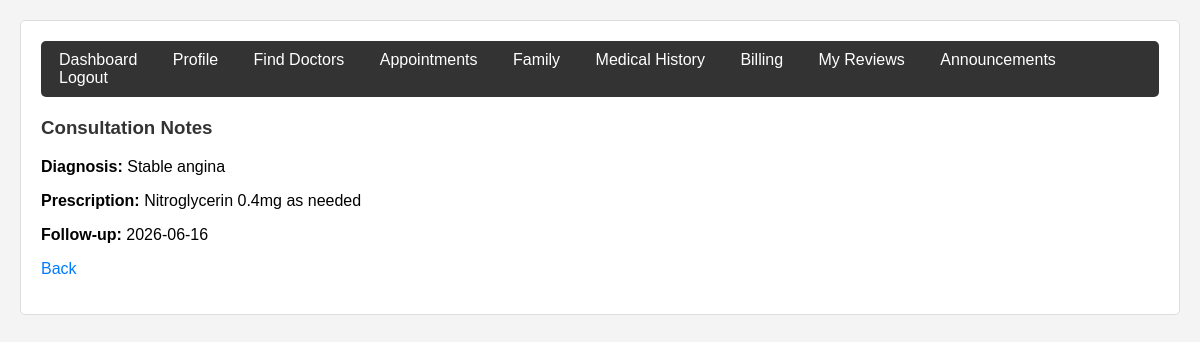
Screenshot of /controllers/PatientController.php?page=medical_history&view_notes=1 (signed in) with the database file from the repository.
### tables this page shows
CREATE TABLE `consultation_notes` (
  `id` int(11) NOT NULL,
  `appointment_id` int(11) NOT NULL,
  `doctor_id` int(11) NOT NULL,
  `patient_id` int(11) NOT NULL,
  `symptoms` text DEFAULT NULL,
  `diagnosis` text DEFAULT NULL,
  `prescription` text DEFAULT NULL,
  `follow_up_date` date DEFAULT NULL,
  `created_at` timestamp NOT NULL DEFAULT current_timestamp()
);

### models/Appointment.php (called while the page is built, shortened)
<?php
require_once __DIR__ . '/../config/database.php';
class Appointment {
    private $conn;
    public function __construct() {
        $database = new Database();
        $this->conn = $database->getConnection();
    }
    public function getConsultationNotes($appointment_id, $patient_id) {
        $stmt = $this->conn->prepare("SELECT n.*, u.name as doctor_name FROM consultation_notes n JOIN doctors d ON n.doctor_id = d.id JOIN users u ON d.user_id = u.id WHERE n.appointment_id = ? AND n.patient_id = ?");
        $stmt->bind_param("ii", $appointment_id, $patient_id);
        $stmt->execute();
        return $stmt->get_result()->fetch_assoc();
    }
}
?>

### config/database.php (called while the page is built, shortened)
<?php
class Database {
    private $host = "localhost";
    private $db_name = "hospital_db";
    private $username = "root";
    private $password = "";
    public function getConnection() {
        $this->conn = null;
        try {
            $this->conn = new mysqli($this->host, $this->username, $this->password, $this->db_name);
            $this->conn->set_charset("utf8mb4");
        } catch(Exception $e) {
            die("Connection error: " . $e->getMessage());
        }
        return $this->conn;
    }
}
?>

### models/Patient.php (called while the page is built, shortened)
<?php
require_once __DIR__ . '/../config/database.php';
class Patient {
    private $conn;
    public function __construct() {
        $database = new Database();
        $this->conn = $database->getConnection();
    }
    public function getByUserId($user_id) {
        $stmt = $this->conn->prepare("SELECT * FROM patients WHERE user_id = ?");
        $stmt->bind_param("i", $user_id);
        $stmt->execute();
        return $stmt->get_result()->fetch_assoc();
    }
}
?>

### views/patient/medical_history.php (the view, shortened to what this page needs)
<?php
if(isset($_GET['view_notes'])) {
    $notes = $appointmentModel->getConsultationNotes($_GET['view_notes'], $patient_data['id']);
    if($notes) {
        echo "<h3>Consultation Notes</h3>";
        echo "<p><strong>Diagnosis:</strong> " . nl2br(htmlspecialchars($notes['diagnosis'])) . "</p>";
        echo "<p><strong>Prescription:</strong> " . nl2br(htmlspecialchars($notes['prescription'])) . "</p>";
        if($notes['follow_up_date']) echo "<p><strong>Follow-up:</strong> {$notes['follow_up_date']}</p>";
    } else {
        echo "<p>No notes found.</p>";
    }
    echo "<p><a href='?page=medical_history'>Back</a></p>";
    exit;
}
?>

### assets/css/style.css (style rules this page uses)
body { font-family: Arial, Helvetica, sans-serif; background: #f4f4f4; margin: 0; padding: 20px; }
h2, h3 { color: #333; }
a { color: #007BFF; text-decoration: none; }

### rows the page displays
consultation_notes: diagnosis "Stable angina", prescription "Nitroglycerin 0.4mg as needed", follow_up_date "2026-06-16"
